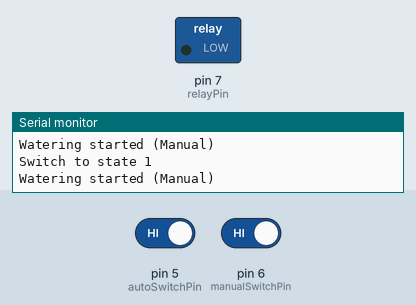
Bench run of a sketch on a simulated Arduino Uno, built with avr-gcc and run on an emulated ATmega328P. On the bench: switched loads named in the sketch (green lamp = pin HIGH), the last lines printed to the serial monitor. The test bench sets the inputs (shaded band); at power-on: pin 5 (autoSwitchPin) HIGH, pin 6 (manualSwitchPin) HIGH.

Above: at 8.3 s.
8.4 s: pin 5 (autoSwitchPin) driven LOW and pin 6 (manualSwitchPin) driven LOW
At 11.0 s:
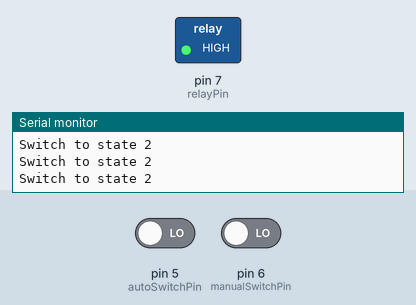
11.4 s: pin 5 (autoSwitchPin) driven HIGH
At 12.9 s:
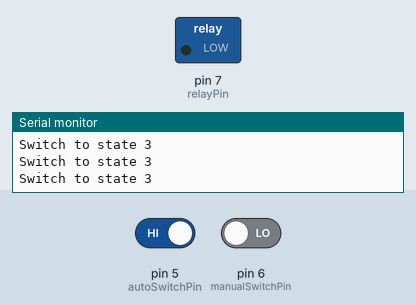
Timing chart, 0 to 14.4 s (numbered marks = the images above; inputs shaded):
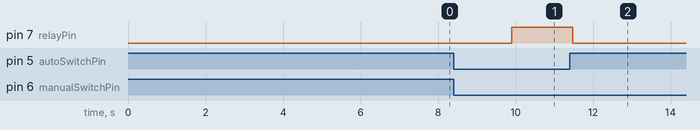

The sketch:

Automatizacion_1.ino
```cpp
// Pin Definitions
const int relayPin = 7;          // Relay control pin
const int manualSwitchPin = 6;   // Manual override switch pin
const int autoSwitchPin = 5;   // reset override switch pin


// Timing Constants
const unsigned long wateringInterval = 86400000; // 1 day in milliseconds
const unsigned long wateringDuration = 240000;    // 5 minutes in milliseconds
// const unsigned long wateringInterval = 20000;
// const unsigned long wateringDuration = 5000;

// Timing Variables
unsigned long previousMillis = 0;
unsigned long currentMillis;

// State Variables
bool isWatering = false;
bool manualOverride = false;
bool IterationONE = true;
int state = 0;
unsigned int previouState;

void setup() {
  // Initialize the relay pin as an output and set to OFF
  pinMode(relayPin, OUTPUT);
  digitalWrite(relayPin, HIGH);

  // Initialize the manual switch and stop button pins as input pull-up
  pinMode(manualSwitchPin, INPUT_PULLUP);
  pinMode(autoSwitchPin, INPUT_PULLUP);
  Serial.begin(9600);
}

void loop() {
  //Set the timer
  currentMillis = millis();

  if (digitalRead(manualSwitchPin) == HIGH) {
    state = 1;
    Serial.println("Switch to state 1");
  } else if (digitalRead(manualSwitchPin) == LOW && digitalRead(autoSwitchPin) == LOW) {
    previouState = state;
    previousMillis = currentMillis;
    //has to trap in a loop of 1.5sec to check if both mantain in low
    while (millis() - previousMillis <= 1500) {
      if (digitalRead(manualSwitchPin) == LOW && digitalRead(autoSwitchPin) == LOW) {
        state = 2; // Turn OFF the relay
        //If they are completly stopped iteration One may resume
        IterationONE = true;
        Serial.println("Switch to state 2");
      } else {
        state = previouState;
        Serial.println("Switch to state " + state);
      }
    }
  } else if (digitalRead(autoSwitchPin) == HIGH && digitalRead(manualSwitchPin) == LOW) {
    state = 3;
    Serial.println("Switch to state 3");
  }

  // Switch case to handle different states
  switch (state) {
    case 1: // Manual watering
      digitalWrite(relayPin, LOW); // Turn ON the relay
      isWatering = true;
      Serial.println("Watering started (Manual)");
      break;

    case 2: // Stop button pressed
      digitalWrite(relayPin, HIGH); // Turn OFF the relay
      isWatering = false;
      Serial.println("Watering stopped");
      break;

    case 3:
      //Logic for the loop to constatly turn on the watering for 7 minutes everyday
      // Automated daily watering
      if (currentMillis - previousMillis >= wateringInterval || IterationONE) {
        IterationONE = false;
        digitalWrite(relayPin, LOW); // Turn ON the relay
        isWatering = true;
        Serial.println("Watering started (Automated)");
        previousMillis = currentMillis; // Reset the timer
      } else if (currentMillis - previousMillis >= wateringDuration) {
        digitalWrite(relayPin, HIGH); // Turn OFF the relay
        isWatering = false;
        Serial.println("Watering stopped (Automated)");
      }
      break;

    default:
      Serial.println("In default state");
      break;
  }
  // Additional logic or functions can be added here
}
```

Measured:
- after the input at 8.4 s, pin 7 (relayPin): LOW → HIGH after 1.5 s
- after the input at 11.4 s, pin 7 (relayPin): HIGH → LOW after 0.07 s
